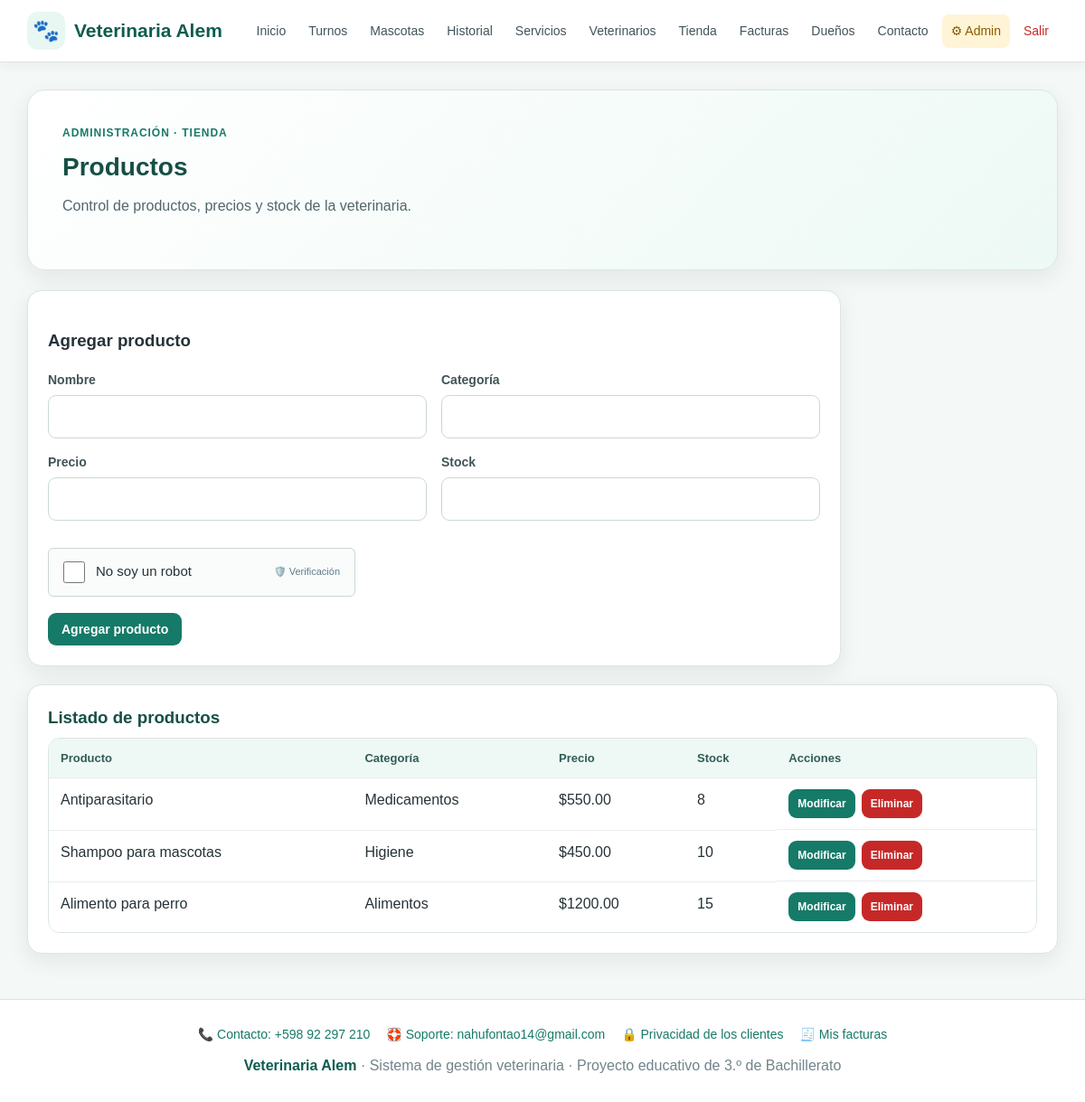
The page /admin/productos.php (signed in) on the database its author committed.
### tables this page shows
CREATE TABLE productos(
 id INT AUTO_INCREMENT PRIMARY KEY,
 nombre VARCHAR(100) NOT NULL,
 categoria VARCHAR(100),
 precio DECIMAL(10,2) DEFAULT 0,
 stock INT DEFAULT 0
);

### admin/productos.php (the view, shortened to what this page needs)
<?php
require "../includes/captcha.php";
require "../conexion.php";
$r = $conexion->query("SELECT * FROM productos ORDER BY id DESC");
require "../includes/header.php";
?>
<section class="hero">
    <div class="hero-kicker">Administración · Tienda</div>
    <h2>Productos</h2>
    <p>Control de productos, precios y stock de la veterinaria.</p>
</section>
<div class="form-card">
    <h3>Agregar producto</h3>
    <form method="post">
        <div class="form-grid">
            <div class="field"><label>Nombre</label><input name="nombre" required></div>
            <div class="field"><label>Categoría</label><input name="categoria" required></div>
            <div class="field"><label>Precio</label><input type="number" step="0.01" name="precio" required></div>
            <div class="field"><label>Stock</label><input type="number" name="stock" min="0" required></div>
        </div>
        <br>
        <?= captcha_html() ?>
        <div class="form-actions"><button class="btn" type="submit">Agregar producto</button></div>
    </form>
</div>
<div class="table-card">
    <h3>Listado de productos</h3>
    <div class="table-wrap">
        <table>
            <tr><th>Producto</th><th>Categoría</th><th>Precio</th><th>Stock</th><th>Acciones</th></tr>
            <?php while ($x = $r->fetch_assoc()): ?>
                <tr>
                    <td><?= htmlspecialchars($x["nombre"]) ?></td>
                    <td><?= htmlspecialchars($x["categoria"]) ?></td>
                    <td>$<?= htmlspecialchars($x["precio"]) ?></td>
                    <td><?= htmlspecialchars($x["stock"]) ?></td>
                    <td class="actions">
                        <a class="btn small" href="editar.php?tabla=productos&id=<?= $x["id"] ?>">Modificar</a>
                        <a class="btn danger small" href="eliminar.php?tabla=productos&id=<?= $x["id"] ?>">Eliminar</a>
                    </td>
                </tr>
            <?php endwhile; ?>
        </table>
    </div>
</div>
<?php require "../includes/footer.php"; ?>

### css/estilos.css (style rules this page uses)
* { box-sizing:border-box }
:root { --verde:#167a68; --verde-oscuro:#0e5c4f; --verde-claro:#e9f7f3; --azul:#2563eb; --rojo:#c62828; --amarillo:#d88900; --texto:#263238; --gris:#607d8b; --fondo:#f4f8f7; --blanco:#ffffff; --borde:#dbe5e2; --sombra:0 8px 24px rgba(25,55,50,.08); }
html { scroll-behavior:smooth }
body { margin:0; font-family:Arial,Helvetica,sans-serif; background:var(--fondo); color:var(--texto); line-height:1.5; }
a { color:var(--verde);text-decoration:none }
.hero { background:linear-gradient(135deg,#ffffff 0%,#edf9f5 100%); border:1px solid var(--borde); border-radius:20px; padding:38px; box-shadow:var(--sombra); margin-bottom:22px; }
.hero-kicker { color:var(--verde); font-weight:700; text-transform:uppercase; letter-spacing:.08em; font-size:12px; margin-bottom:8px; }
.hero h1,.hero h2 { margin:0 0 10px; color:#164f45; }
.hero h2 { font-size:28px }
.hero p { margin:0 0 20px;color:#52666b;max-width:760px }
.card,.form-card,.table-card { background:var(--blanco); border:1px solid var(--borde); border-radius:16px; padding:22px; box-shadow:var(--sombra); margin-bottom:20px; }
.card h3,.table-card h3 { margin:0 0 8px; color:#174f46; }
.btn { display:inline-block; border:0; background:var(--verde); color:#fff; padding:10px 15px; border-radius:9px; font-weight:700; font-size:14px; cursor:pointer; text-decoration:none; }
.btn.danger { background:var(--rojo) }
.btn.small { padding:7px 10px;font-size:12px }
.actions { display:flex; gap:7px; flex-wrap:wrap; align-items:center; }
.form-card { max-width:900px; }
.form-grid { display:grid; grid-template-columns:repeat(2,minmax(0,1fr)); gap:16px; }
.field { display:flex; flex-direction:column; gap:6px; }
.field label { font-size:14px; font-weight:700; color:#40545a; }
input,select,textarea { width:100%; padding:11px 12px; border:1px solid #cbd8d5; border-radius:9px; background:#fff; color:var(--texto); font:inherit; outline:none; }
.form-actions { display:flex; gap:9px; flex-wrap:wrap; margin-top:18px; }
.table-wrap { overflow-x:auto; background:#fff; border:1px solid var(--borde); border-radius:13px; }
table { width:100%; min-width:650px; border-collapse:collapse; background:#fff; }
th,td { padding:12px 13px; border-bottom:1px solid #e8eeee; text-align:left; vertical-align:top; }
th { background:#eef8f5; color:#315c55; font-size:13px; }
tr:last-child td { border-bottom:0 }

### rows shown on the page
productos: nombre "Antiparasitario", categoria "Medicamentos", precio "550.00", stock "8"
productos: nombre "Shampoo para mascotas", categoria "Higiene", precio "450.00", stock "10"
productos: nombre "Alimento para perro", categoria "Alimentos", precio "1200.00", stock "15"

### other values the page prints
VET_TELEFONO "+598 92 297 210"
VET_EMAIL_SOPORTE "nahufontao14@gmail.com"
